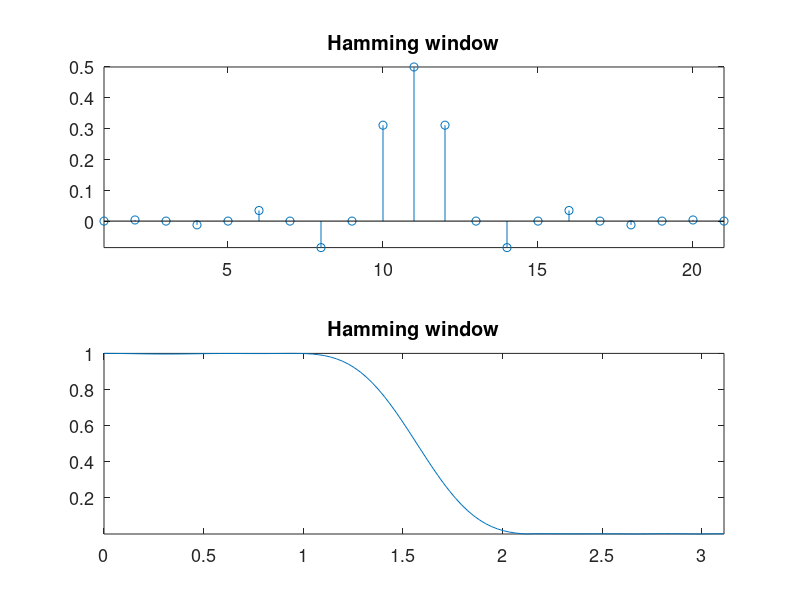
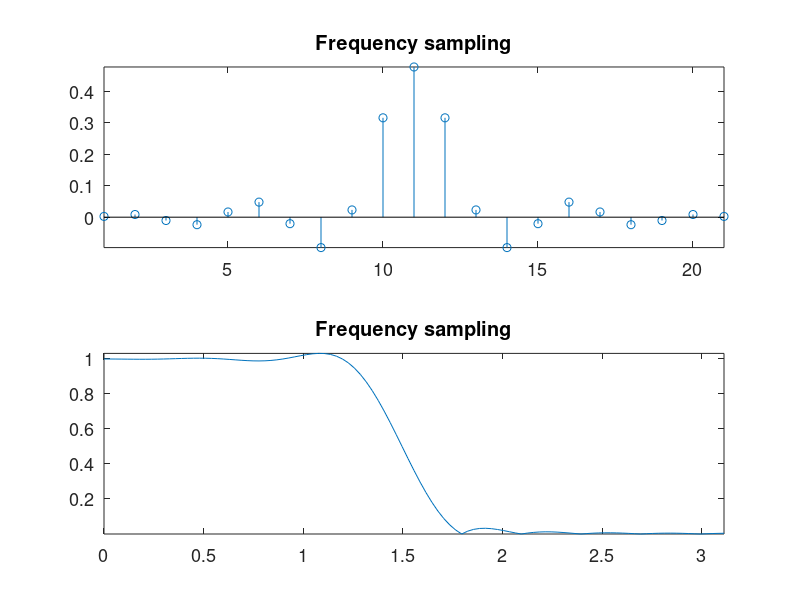
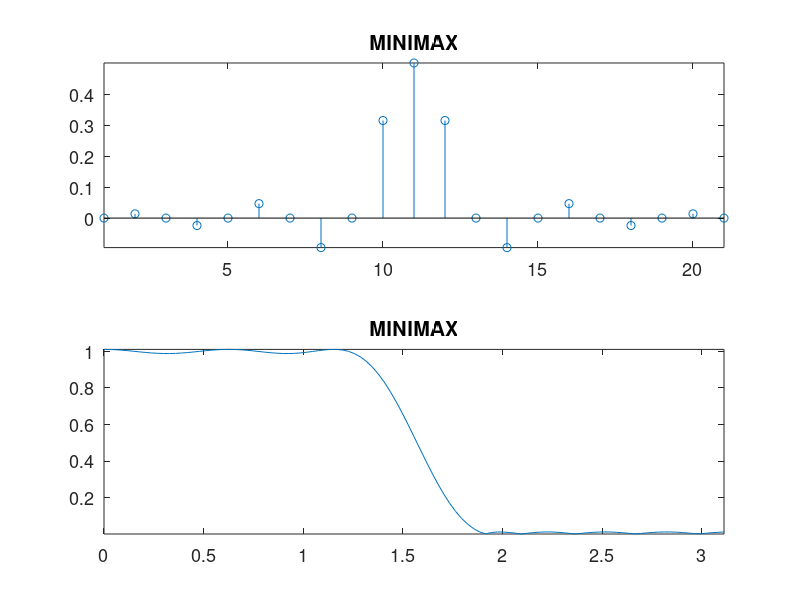
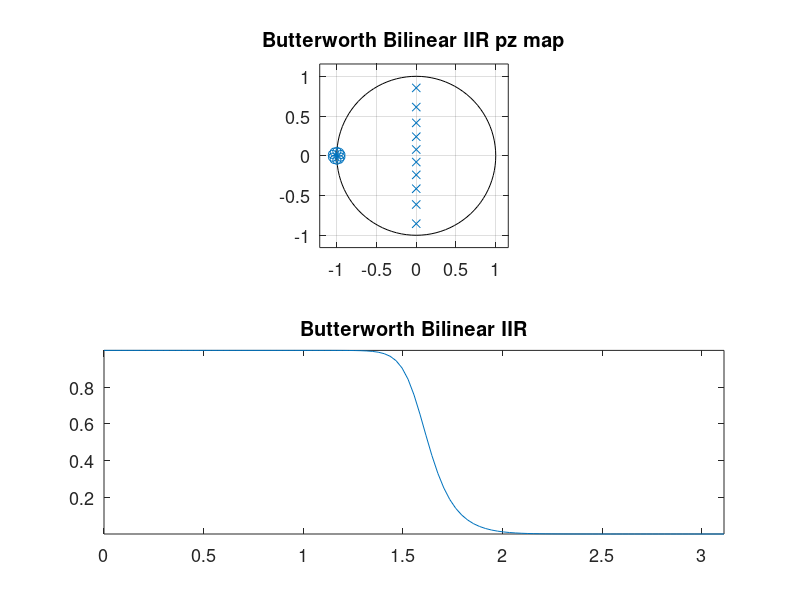

MATLAB code to generate these figures, in order:
% file: e9_4_LP_FIR_IIR.m   % Comparison of various lowpass filter designs
% REQUIRES MATLAB (or Octave) SIGNAL PROCESSING TOOLBOX FOR LINES ENDING IN **SP**
clear; close all; set(0,'defaultAxesFontSize',13);
W=2*pi*[0:104]/210;        % 0 to pi frequency range, 105 samples
H1=0.5*sinc(0.5*[-10:10]); % impulse response of brick wall lowpass, 21 points
%pkg load signal           % un-comment this pkg load line if using Octave
H1=H1.*hamming(21)';       % hamming() in SIGNAL TOOLBOX **SP**
G1=abs(fft(H1,210));

figure; subplot(2,1,1),stem(H1), axis tight,title('Hamming window')
  subplot(2,1,2),plot(W,G1(1:105)),axis tight,title('Hamming window')

F=[1 1 1 1 1 .5 zeros(1,10) .5 1 1 1 1]; % Frequency sampling
H2=fftshift(real(ifft(F)));
G2=abs(fft(H2,210));
figure; subplot(2,1,1),stem(H2),axis tight,title('Frequency sampling')
 subplot(2,1,2),plot(W,G2(1:105)),axis tight,title('Frequency sampling')

H3=firpm(20,[0 0.4 0.6 1.0],[1 1 0 0]); % firpm() in SIGNAL  TOOLBOX **SP**
G3=abs(fft(H3,210));
figure; subplot(2,1,1),stem(H3), axis tight,title('MINIMAX')
  subplot(2,1,2),plot(W,G3(1:105)), axis tight,title('MINIMAX')

[B A]=butter(10,0.5); % butter() in SIGNAL TOOLBOX %
G4=abs(fft(B,210))./abs(fft(A,210));
figure; subplot(2,1,1),zplane(B,A), title('Butterworth Bilinear IIR pz map')
  subplot(2,1,2),plot(W,G4(1:105)),axis tight,title('Butterworth Bilinear IIR')
